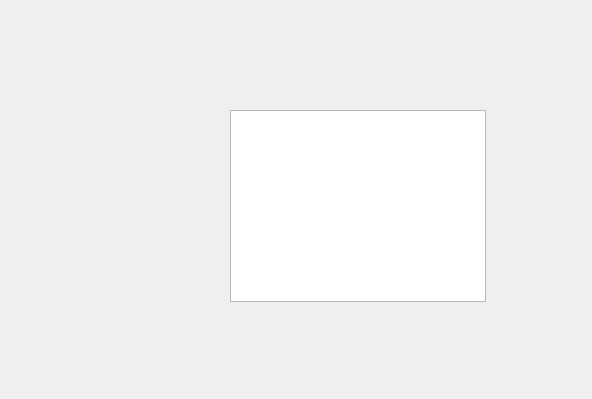
<?xml version="1.0" encoding="UTF-8"?>
<ui version="4.0">
 <class>Dialog</class>
 <widget class="QDialog" name="Dialog">
  <property name="geometry">
   <rect>
    <x>0</x>
    <y>0</y>
    <width>592</width>
    <height>399</height>
   </rect>
  </property>
  <property name="windowTitle">
   <string>锁销分类联邦学习终端控制台</string>
  </property>
  <widget class="QColumnView" name="columnView">
   <property name="geometry">
    <rect>
     <x>230</x>
     <y>110</y>
     <width>256</width>
     <height>192</height>
    </rect>
   </property>
  </widget>
 </widget>
 <resources/>
 <connections/>
</ui>
